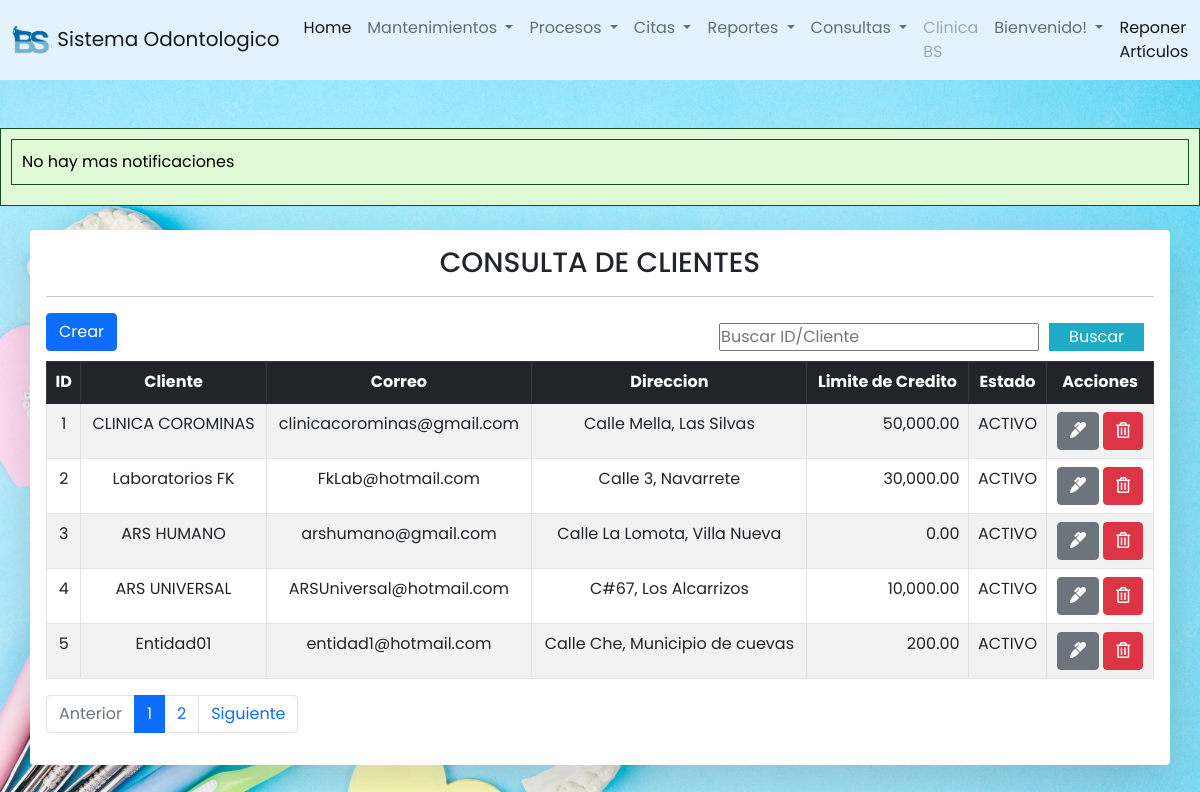
The page /odontologia/clientes/consulta_clientes.php on the database its author committed.
### tables this page shows
CREATE TABLE `clientes` (
  `idcli` int(11) NOT NULL,
  `id_ent` int(11) DEFAULT NULL,
  `lim_cred` decimal(10,2) DEFAULT NULL,
  `status` int(11) DEFAULT NULL
);

CREATE TABLE `entidad` (
  `id_ent` int(11) NOT NULL,
  `nom_ent` varchar(100) DEFAULT NULL,
  `datos` int(11) DEFAULT NULL,
  `status` int(11) DEFAULT NULL
);

CREATE TABLE `email` (
  `id_email` int(11) NOT NULL,
  `email` varchar(100) DEFAULT NULL
);

CREATE TABLE `estados` (
  `id_status` int(11) NOT NULL,
  `des_status` varchar(50) DEFAULT NULL
);

### odontologia/clientes/consulta_clientes.php (the view, shortened to what this page needs)
<?php
include ("../conexion.php");
?>
<?php include("../includes/header.php")?>
<?php include("../includes/footer.php")?>
<head>
    <link rel="stylesheet" href="../CSS/styl.css">
</head>
<div class="container table-responsive  mt-4 shadow-lg p-3 mb-5 bg-body rounded">
<center><h3>CONSULTA DE CLIENTES</h3></center>
<hr class="divider">
        <button id="crear" type="button" class="btn btn-primary" data-bs-toggle="modal" data-bs-target="#modalcliente" >Crear</button>
        <form action="buscar_clientes.php" class="buscador" method="get" >
                <input type="text" name="busqueda" id="busqueda" placeholder="Buscar ID/Cliente">
                <input type="submit" value="Buscar" class="btn_search">
        </form>
        <table id="tablaclieados" class="table aling-middle table-hover table-secundary mt-2 table-bordered table-striped">
            <thead class="table-dark">
                <tr class="text-center">
                    <th>ID</th>
                    <th>Cliente</th>
                    <th>Correo</th>
                    <th>Direccion</th>
                    <th>Limite de Credito</th>
                    <th>Estado</th>
                    <th>Acciones</th>
                </tr>
            </thead>
            <tbody class="text-center">
                    <?php
      $sql_registe = mysqli_query($conexion, "SELECT COUNT(*) as total_registro From clientes WHERE status = 1 ");
      $result_register = mysqli_fetch_array($sql_registe);
      $total_registro = $result_register['total_registro'];
      $por_pagina = 5;
      if(empty($_GET['pagina'])){
        $pagina = 1;
      }
      else{
        $pagina = $_GET['pagina'];
      }
      $desde = ($pagina-1) * $por_pagina;
       $total_paginas = ceil($total_registro/$por_pagina);
                        $query = "SELECT st.des_status Estado, ent.id_ent,d.num_docu, t.tip_docu, tl.n_telf, dr.id_dir, CONCAT(c.nom_calle,', ', m.nom_mun) Direccion
                         ,cli.idcli ID,ent.nom_ent Nombre,email.email Email,cli.lim_cred Credito FROM clientes cli inner join entidad ent on cli.id_ent=ent.id_ent LEFT JOIN datos AS dt
                        ON ent.datos = dt.id_datos LEFT JOIN email AS e ON dt.email = e.id_email LEFT JOIN documentos as d on
                        dt.dat_docu = d.id_docu LEFT JOIN  tip_documento as t on d.tip_docu = t.id_tip LEFT JOIN telefono as tl on dt.dat_telf = tl.id_telf
                        LEFT JOIN direccion as dr on dt.dat_dir = dr.id_dir LEFT JOIN calles as c on dr.calle = c.id_calle LEFT JOIN municipio as m
                        on c.id_mun = m.id_mun inner join estados st on cli.status=st.id_status inner join email on dt.email=email.id_email WHERE cli.status = 1 ORDER BY cli.idcli ASC LIMIT $desde, $por_pagina ";
                        $result_task = mysqli_query($conexion, $query);
                        while($row = mysqli_fetch_array($result_task)){?>
                            <tr>
                                <td><?php echo $row['ID'] ?></td>
                                <td><?php echo $row['Nombre'] ?></td>
                                <td><?php echo $row['Email'] ?></td>
                                <td><?php echo $row['Direccion'] ?></td>
                                <td style="text-align:right"><?php echo number_format($row['Credito'],2) ?></td>
                                <td><?php echo $row['Estado'] ?></td>
                                <td>
                                    <a href="editarcli.php?id=<?php echo $row['ID']?>" class="btn btn-secondary">
                                        <i class="fas fa-marker"></i>
                                    </a>
                                    <a href="eliminacli.php?id=<?php echo $row['ID']?>" class="btn btn-danger">
                                        <i class="far fa-trash-alt"></i>
                                    </a>
                                </td>
                            </tr>
                        <?php }?>
            </tbody>
        </table>
        <nav aria-label="Page navigation example">
          <ul class="pagination">
          <li class="page-item <?php echo $pagina <= 1 ? 'disabled' : '' ?>"><a class="page-link" href="?pagina=<?php echo $pagina-1;?>">Anterior</a></li>
          <?php
          for($i=1; $i<=$total_paginas; $i++):?>
            <li class="page-item <?php echo $pagina == $i ? 'active' : '' ?>"><a class="page-link" href="?pagina=<?php echo $i;?>"><?php echo $i?></a></li>
          <?php endfor ?>
          <li class="page-item <?php echo $pagina >= $total_paginas ? 'disabled' : '' ?>">
          <a class="page-link"  href="?pagina=<?php echo $pagina+1;?>">Siguiente</a></li>
          </ul>
        </nav>
    </div>

### odontologia/CSS/styl.css (style rules this page uses)
* { margin: 0; padding: 0; user-select: none; box-sizing: border-box; font-family: 'Poppins', sans-serif; }
body { margin: 0; background-image: url('fondo\ menu.webp'); background-size: cover; background-attachment: fixed; }

### odontologia/includes/ejecutar_procedimiento.php (style rules this page uses)
body { background-color: #f0f0f0; font-family: Arial, sans-serif; color: #333; margin: 0; padding: 0; }

### odontologia/clientes/consulta_clientes.php (style rules this page uses)
.buscador { display: -webkit-flex; display: -moz-flex; display: -ms-flex; display: -o-flex; display: flex; float: right; background: initial; padding: 10px; border-radius: 10px; }
.buscador .btn_search { background: #1faac8 ; color: #fff; padding: 0 20px; border: 0; cursor: pointer; margin-left: 10px; }

### rows shown on the page
clientes: idcli "1", id_ent.nom_ent "CLINICA COROMINAS", email.email "clinicacorominas@gmail.com", Direccion "Calle Mella, Las Silvas", lim_cred "50,000.00", status.des_status "ACTIVO"
clientes: idcli "2", id_ent.nom_ent "Laboratorios FK", email.email "FkLab@hotmail.com", Direccion "Calle 3, Navarrete", lim_cred "30,000.00", status.des_status "ACTIVO"
clientes: idcli "3", id_ent.nom_ent "ARS HUMANO", email.email "arshumano@gmail.com", Direccion "Calle La Lomota, Villa Nueva", lim_cred "0.00", status.des_status "ACTIVO"
clientes: idcli "4", id_ent.nom_ent "ARS UNIVERSAL", email.email "ARSUniversal@hotmail.com", Direccion "C#67, Los Alcarrizos", lim_cred "10,000.00", status.des_status "ACTIVO"
clientes: idcli "5", id_ent.nom_ent "Entidad01", email.email "entidad1@hotmail.com", Direccion "Calle Che, Municipio de cuevas", lim_cred "200.00", status.des_status "ACTIVO"
